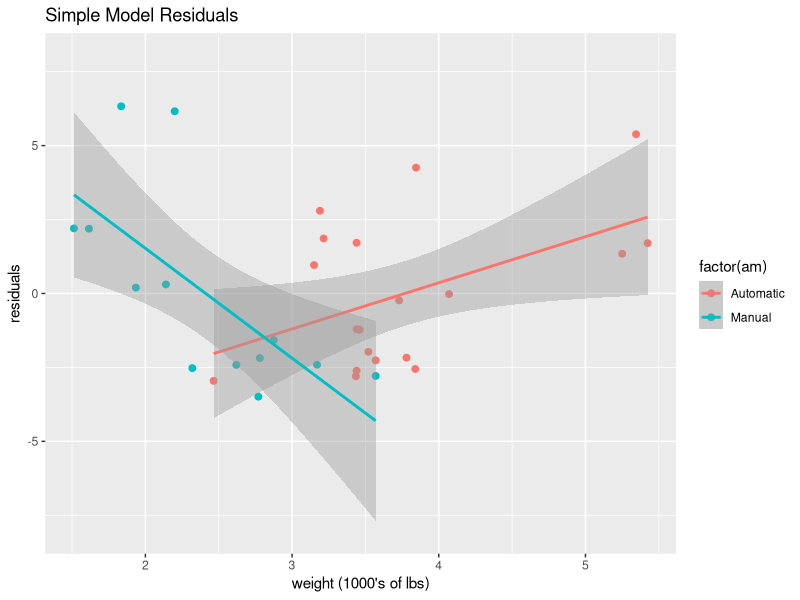
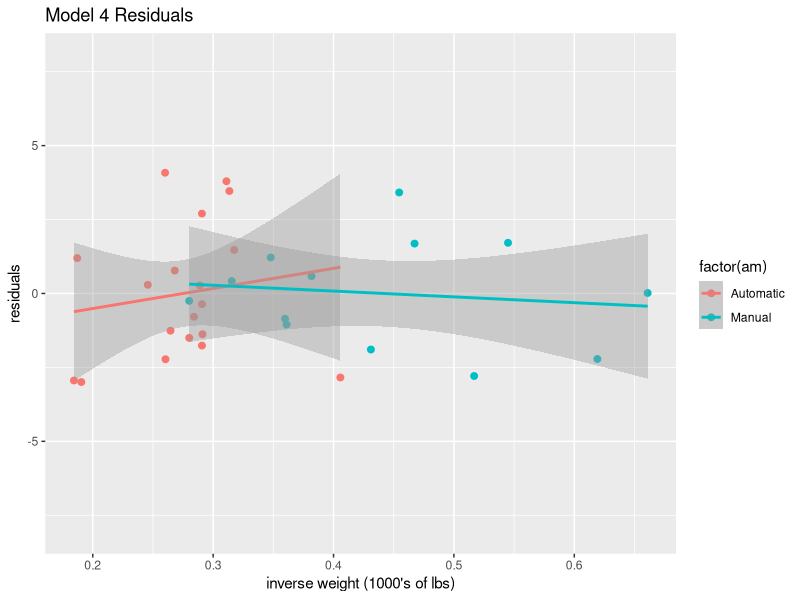
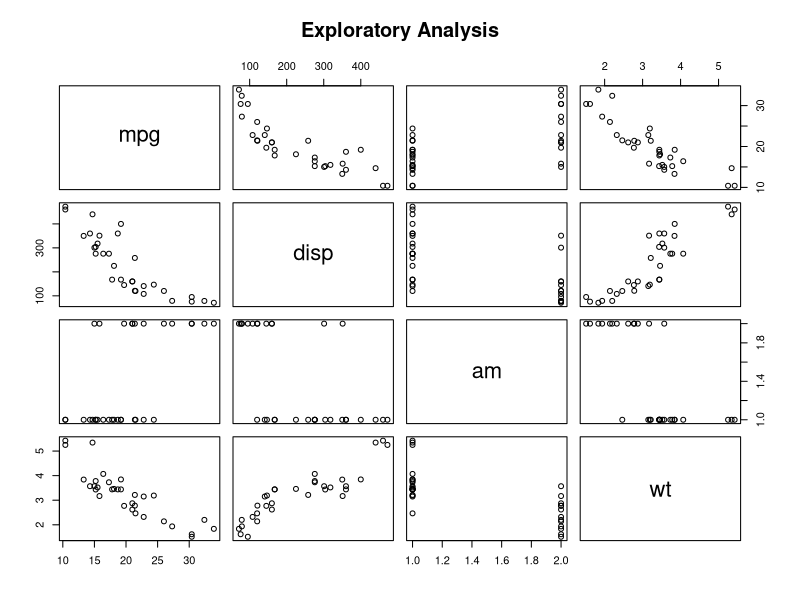
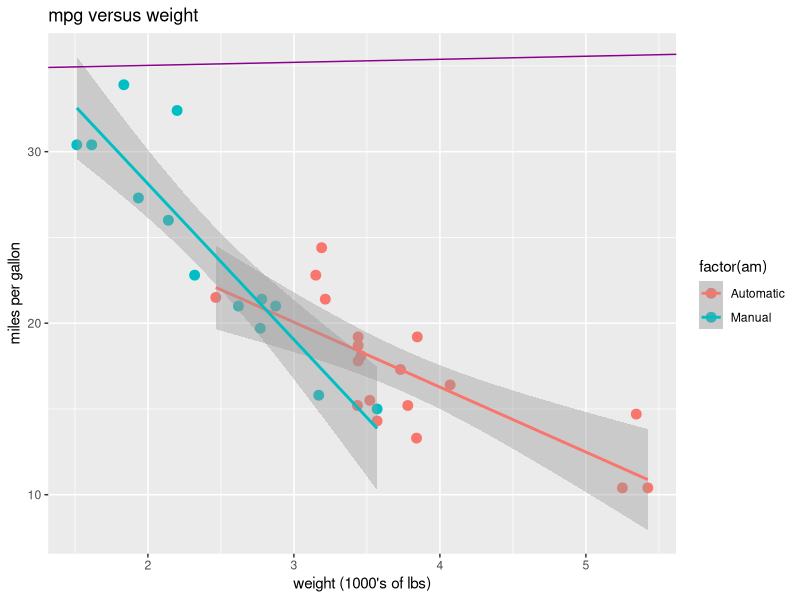
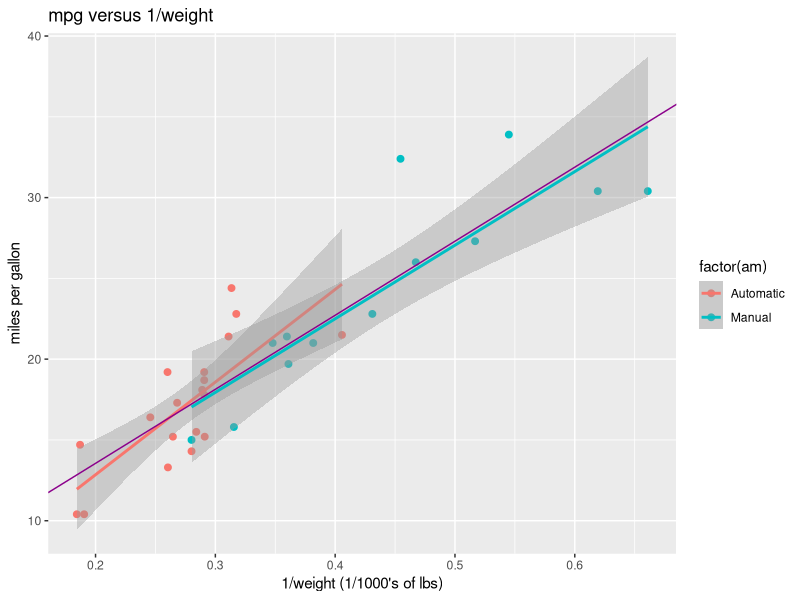
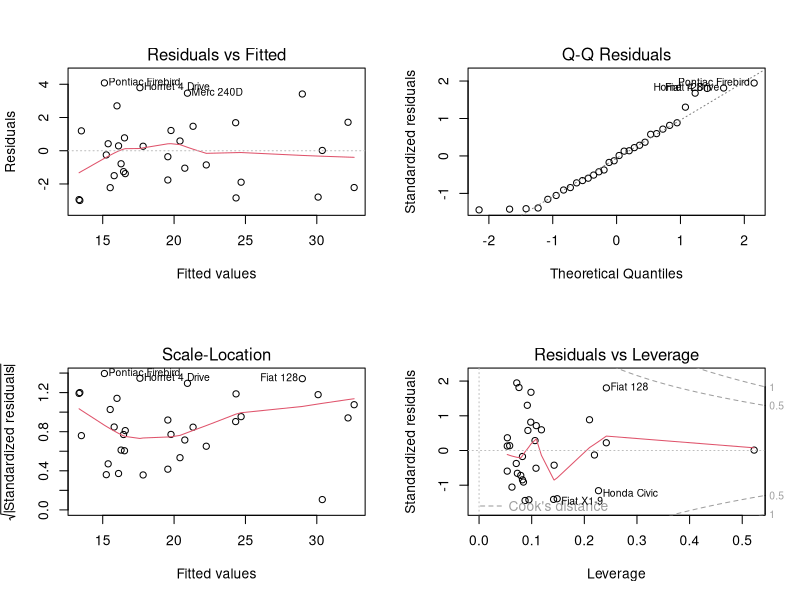
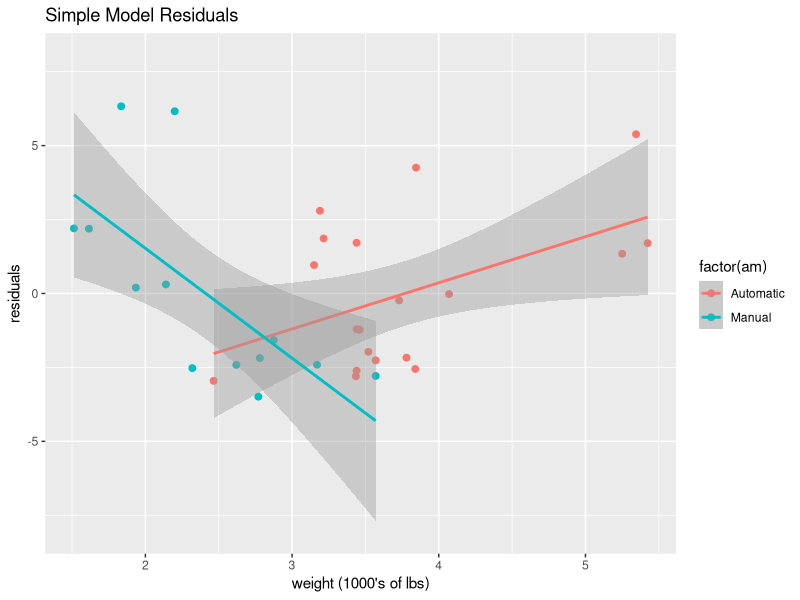
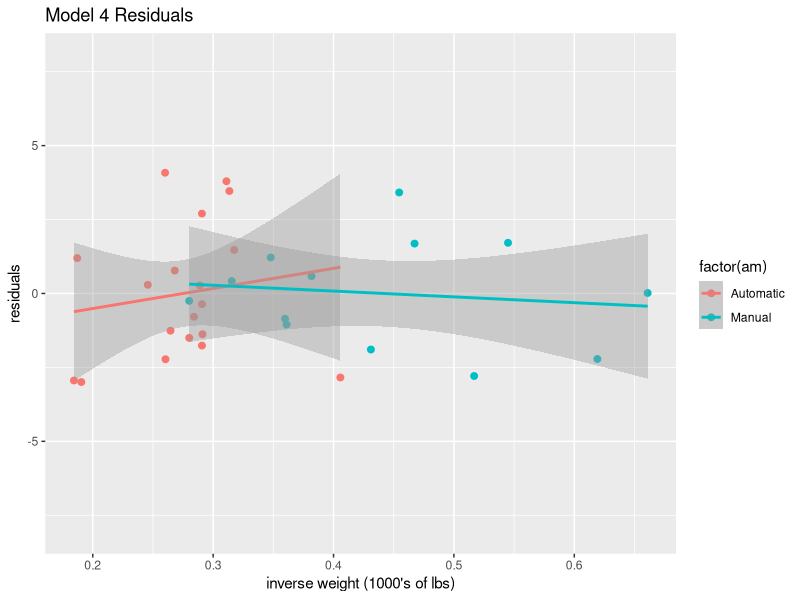

Generate these figures, in order, with R:
## ---- chunk 1
data(mtcars)
library(plyr)
library(ggplot2)

##clean up factor
mtcars$am <- as.factor(mtcars$am)
levels(mtcars$am) <-c("Automatic", "Manual")


##create new data columns for inverse weight adn displacement


mtcars2<-mutate(mtcars, invwt=1/wt)
mtcars2<-mutate(mtcars2, invdisp=1/disp)


## ---- chunk 2
library(plyr)
library(ggplot2)
data(mtcars)

p1<-ggplot(mtcars, aes(wt, mpg, color=factor(am))) + geom_point(size=3)
p1<-p1+ggtitle("mpg versus weight")
p1<-p1+labs(x="weight (1000's of lbs)", y="miles per gallon")
p1<-p1+geom_smooth(method=lm)


f1<-lm(mpg~ factor(am) + wt+disp, data=mtcars)
int<-coef(f1)[1]
slp<-coef(f1)[2]


plot_linear_wt<-p1+geom_abline(intercept=int, slope=slp, col="darkmagenta")



## ---- chunk 3



rmpg<-residuals(f1)
resid<-as.data.frame(rmpg)

mtcars2<-cbind(mtcars2, resid$rmpg)

p<-ggplot(mtcars2, aes(wt, resid$rmpg, color=factor(am))) + geom_point(size=2)
p<-p+ggtitle("Simple Model Residuals")
p<-p+labs(x="weight (1000's of lbs)", y="residuals")
p<-p+geom_smooth(method=lm,se=TRUE)
p<-p+coord_cartesian(ylim = c(-8, 8)) 


print(p)

png(filename= "simple_residuals.png", height=500, width=400)
p
dev.off()
## ---- chunk 4
library(plyr)
library(ggplot2)

##plot of data versus inverse weight
p1<-ggplot(mtcars2, aes(invwt, mpg, color=factor(am))) + geom_point(size=2)
p1<-p1+ggtitle("mpg versus 1/weight")
p1<-p1+labs(x="1/weight (1/1000's of lbs)", y="miles per gallon")
p1<-p1+geom_smooth(method=lm)


f2<-lm(mpg~ invwt, data=mtcars2)
int<-coef(f2)[1]
slp<-coef(f2)[2]


plot_inv_wt<-p1+geom_abline(intercept=int, slope=slp, col="darkmagenta")


## ---- chunk 5

f3<-lm(mpg~ factor(am)+invwt + invdisp, data=mtcars2)

rmpg3<-residuals(f3)
resid<-as.data.frame(rmpg3)

mtcars2<-cbind(mtcars2, resid$rmpg3)

p<-ggplot(mtcars2, aes(invwt, resid$rmpg3, color=factor(am))) + geom_point(size=2)
p<-p+ggtitle("Model 4 Residuals")
p<-p+labs(x="inverse weight (1000's of lbs)", y="residuals")
p<-p+geom_smooth(method=lm,se=TRUE)
p<-p+coord_cartesian(ylim = c(-8, 8))
p

png(filename= "inverse_residuals.png", height=500, width=400)
p
dev.off()

## ---- chunk 6

f4<-lm(mpg~ factor(am) + invwt+invdisp, data=mtcars2)


## ---- chunk 7

##plot pairs of displacement, am, and weight
pairs(mpg~disp+am+wt,data=mtcars2, 
   main="Exploratory Analysis")
## ---- chunk 8
plot_linear_wt
## ---- chunk 9
plot_inv_wt
## ---- chunk 10
anova(f1, f4)
## ---- chunk 11

summary(f4)

par(mfrow=c(2,2))  
plot(f4)
